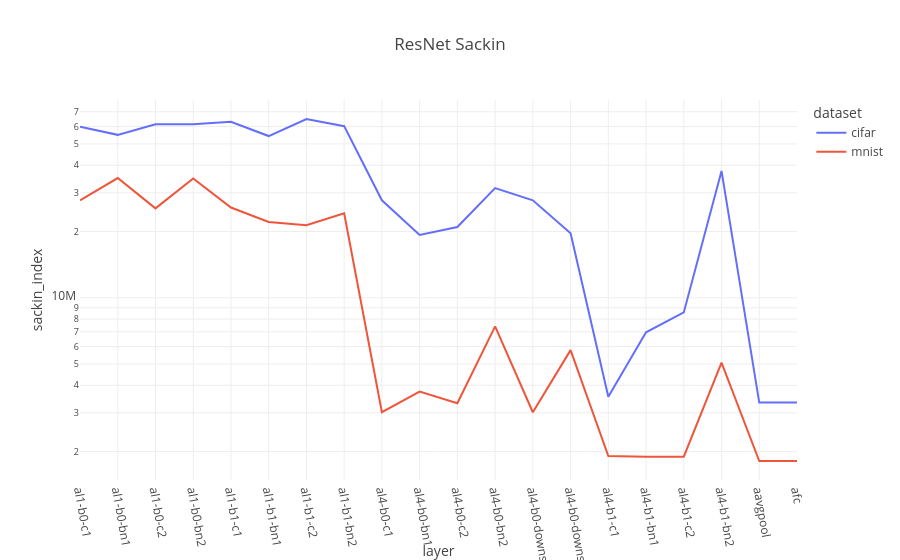

The notebook cell saved with this chart:
### Code cell
resnet = block_data[(block_data['model']=='resnet') & (block_data['split']=='trainUval')].copy()

resnet["layer_idx"] = resnet["layer"].apply(lambda x: block_order['resnet'].index(x))
resnet.sort_values("layer_idx", inplace=True)

fig = px.line(resnet, x="layer", y="sackin_index", color="dataset", color_discrete_sequence=px.colors.qualitative.Plotly, title="ResNet Sackin")
fig.update_xaxes(tickangle=80)
fig.update_yaxes(type="log")

### Figure 1 — Plotly figure (JSON) as saved in the notebook; plotly's stock layout.template omitted (floating-point values rounded to 4 significant figures)
{"data": [{"hovertemplate": "dataset=cifar<br>layer=%{x}<br>sackin_index=%{y}<extra></extra>", "legendgroup": "cifar", "line": {"color": "#636EFA", "dash": "solid"}, "marker": {"symbol": "circle"}, "mode": "lines", "name": "cifar", "orientation": "v", "showlegend": true, "type": "scatter", "x": ["al1-b0-c1", "al1-b0-bn1", "al1-b0-c2", "al1-b0-bn2", "al1-b1-c1", "al1-b1-bn1", "al1-b1-c2", "al1-b1-bn2", "al4-b0-c1", "al4-b0-bn1", "al4-b0-c2", "al4-b0-bn2", "al4-b0-downsample-conv", "al4-b0-downsample-bn", "al4-b1-c1", "al4-b1-bn1", "al4-b1-c2", "al4-b1-bn2", "aavgpool", "afc"], "xaxis": "x", "y": [59920000.0, 54990000.0, 61410000.0, 61500000.0, 63100000.0, 54300000.0, 64910000.0, 60230000.0, 27720000.0, 19280000.0, 20950000.0, 31490000.0, 27720000.0, 19650000.0, 3553000.0, 6966000.0, 8576000.0, 37700000.0, 3338000.0, 3338000.0], "yaxis": "y"}, {"hovertemplate": "dataset=mnist<br>layer=%{x}<br>sackin_index=%{y}<extra></extra>", "legendgroup": "mnist", "line": {"color": "#EF553B", "dash": "solid"}, "marker": {"symbol": "circle"}, "mode": "lines", "name": "mnist", "orientation": "v", "showlegend": true, "type": "scatter", "x": ["al1-b0-c1", "al1-b0-bn1", "al1-b0-c2", "al1-b0-bn2", "al1-b1-c1", "al1-b1-bn1", "al1-b1-c2", "al1-b1-bn2", "al4-b0-c1", "al4-b0-bn1", "al4-b0-c2", "al4-b0-bn2", "al4-b0-downsample-conv", "al4-b0-downsample-bn", "al4-b1-c1", "al4-b1-bn1", "al4-b1-c2", "al4-b1-bn2", "aavgpool", "afc"], "xaxis": "x", "y": [27720000.0, 34990000.0, 25490000.0, 34860000.0, 25700000.0, 22100000.0, 21340000.0, 24210000.0, 3019000.0, 3749000.0, 3315000.0, 7414000.0, 3019000.0, 5782000.0, 1907000.0, 1893000.0, 1895000.0, 5074000.0, 1812000.0, 1812000.0], "yaxis": "y"}], "layout": {"legend": {"title": {"text": "dataset"}, "tracegroupgap": 0}, "title": {"text": "ResNet Sackin"}, "xaxis": {"anchor": "y", "domain": [0, 1], "tickangle": 80, "title": {"text": "layer"}}, "yaxis": {"anchor": "x", "domain": [0, 1], "title": {"text": "sackin_index"}, "type": "log"}}}
